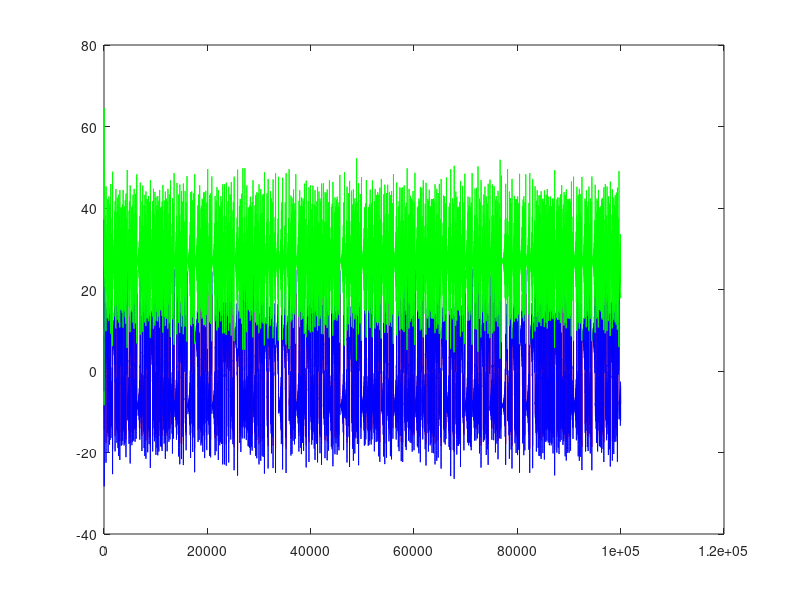

Reproduce this figure in MATLAB.
%Lorenz Equations
%
%Prof. Bruce Land
%Philip Ching
%ECE693 
%9/7/2001


%dx/dt = sigma (y-x) 
%dy/dt = rho x - y - xz
%dz/dt = xy - beta z


%Lorenz's equations are actually three differential equations, a first 
%order equation for each of the x, y, and z components of the trajectories position
%They are given as:
%							dx/dt = sigma (y-x) 
%							dy/dt = rho x - y - xz
%							dz/dt = xy - beta z
%
%where r, b and sigma are parameters that change the behavior of the system
clear all

%Define some variables:
sigma = 10.0; 
rho   = 28.0; 
beta  = 8/3; 

x0    = -10.0; 
y0    =  20.0;
z0    =  -5.0;

%t0    =     0;

%xt     =     0; 	    %: x at time t
%xt1	=     0;		%: x at time t+1
%yt 	=     0;		%: y at time t
%yt1	=     0;		%: y at time t+1
%zt 	=     0;		%: z at time t
%zt1	=     0;		%: z at time t+1

deltat=   0.01;

%the equations (for 65,000 time points)
%xt1 = signma*yt*deltat - sigma*xt*deltat + xt;
%yt1 = rho*xt*deltat - yt*deltat - xt*zt*deltat + yt;
%zt1 = xt*yt*deltat - beta*zt*deltat + zt;


%1024 time steps from 0seconds to 100 seconds
%time = linspace(0,100,1024);
linspace(0,1023,1024);

%timesteps = 1024;
timesteps = 100000;
x = ones(timesteps,1);
y = ones(timesteps,1);
z = ones(timesteps,1);

x(1) = x0;
y(1) = y0;
z(1) = z0;

for i=1:timesteps
   %x(i+1) = sigma*y(i)*deltat - sigma*x(i)*deltat + x(i);
   %y(i+1) = rho*x(i)*deltat - y(i)*deltat - x(i)*z(i)*deltat + y(i);
   %z(i+1) = x(i)*y(i)*deltat - beta*z(i)*deltat + z(i);
   
   x(i+1) = sigma*(y(i) - x(i))* deltat + x(i);
   y(i+1) = (rho*x(i) - y(i) - x(i)*z(i))*deltat + y(i);
   z(i+1) = (x(i)*y(i) - beta*z(i))*deltat + z(i);
   
end
display('information')
display('********************')
%x
%y
%z
display('done')
display('********************')

clf;
%multiply index of array by 0.1 since we used a 0.1 time step
plot( x,'r')
hold on
plot( y,'b')
hold on
plot( z,'g')
hold off


